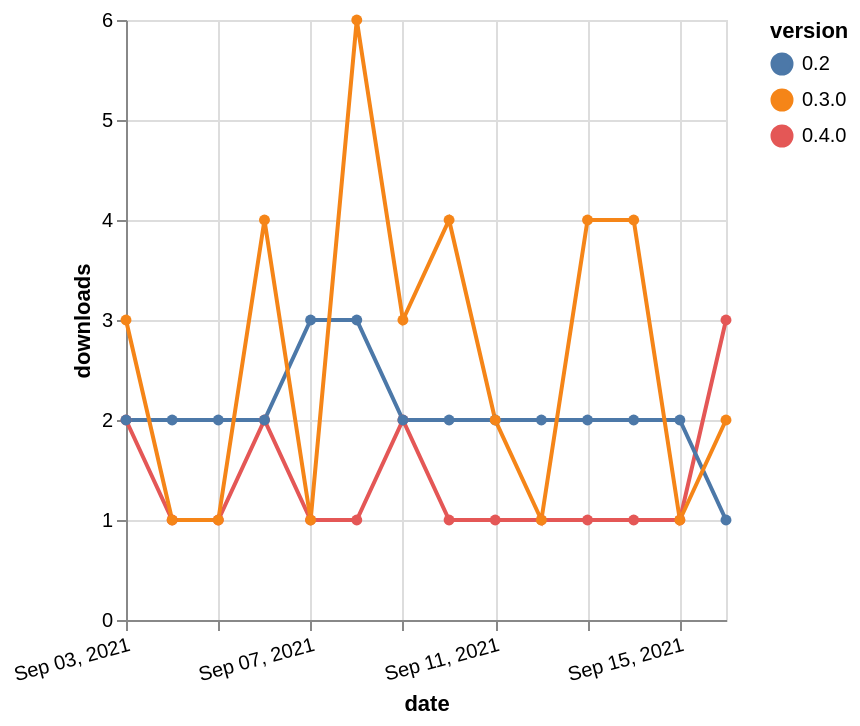

This figure's Vega-Lite source:
### Vega-Lite specification from a JSON file in a GitHub repository (floating-point values rounded to 4 significant figures)
{"$schema": "https://vega.github.io/schema/vega-lite/v5.json", "description": "A simple bar chart with embedded data.", "data": {"values": [{"date": "2021-09-03", "total": 118, "delta": 2, "version": "0.4.0"}, {"date": "2021-09-04", "total": 119, "delta": 1, "version": "0.4.0"}, {"date": "2021-09-05", "total": 120, "delta": 1, "version": "0.4.0"}, {"date": "2021-09-06", "total": 122, "delta": 2, "version": "0.4.0"}, {"date": "2021-09-07", "total": 123, "delta": 1, "version": "0.4.0"}, {"date": "2021-09-08", "total": 124, "delta": 1, "version": "0.4.0"}, {"date": "2021-09-09", "total": 126, "delta": 2, "version": "0.4.0"}, {"date": "2021-09-10", "total": 127, "delta": 1, "version": "0.4.0"}, {"date": "2021-09-11", "total": 128, "delta": 1, "version": "0.4.0"}, {"date": "2021-09-12", "total": 129, "delta": 1, "version": "0.4.0"}, {"date": "2021-09-13", "total": 130, "delta": 1, "version": "0.4.0"}, {"date": "2021-09-14", "total": 131, "delta": 1, "version": "0.4.0"}, {"date": "2021-09-15", "total": 132, "delta": 1, "version": "0.4.0"}, {"date": "2021-09-16", "total": 135, "delta": 3, "version": "0.4.0"}, {"date": "2021-09-03", "total": 2521, "delta": 2, "version": "0.2"}, {"date": "2021-09-04", "total": 2523, "delta": 2, "version": "0.2"}, {"date": "2021-09-05", "total": 2525, "delta": 2, "version": "0.2"}, {"date": "2021-09-06", "total": 2527, "delta": 2, "version": "0.2"}, {"date": "2021-09-07", "total": 2530, "delta": 3, "version": "0.2"}, {"date": "2021-09-08", "total": 2533, "delta": 3, "version": "0.2"}, {"date": "2021-09-09", "total": 2535, "delta": 2, "version": "0.2"}, {"date": "2021-09-10", "total": 2537, "delta": 2, "version": "0.2"}, {"date": "2021-09-11", "total": 2539, "delta": 2, "version": "0.2"}, {"date": "2021-09-12", "total": 2541, "delta": 2, "version": "0.2"}, {"date": "2021-09-13", "total": 2543, "delta": 2, "version": "0.2"}, {"date": "2021-09-14", "total": 2545, "delta": 2, "version": "0.2"}, {"date": "2021-09-15", "total": 2547, "delta": 2, "version": "0.2"}, {"date": "2021-09-16", "total": 2548, "delta": 1, "version": "0.2"}, {"date": "2021-09-03", "total": 792, "delta": 3, "version": "0.3.0"}, {"date": "2021-09-04", "total": 793, "delta": 1, "version": "0.3.0"}, {"date": "2021-09-05", "total": 794, "delta": 1, "version": "0.3.0"}, {"date": "2021-09-06", "total": 798, "delta": 4, "version": "0.3.0"}, {"date": "2021-09-07", "total": 799, "delta": 1, "version": "0.3.0"}, {"date": "2021-09-08", "total": 805, "delta": 6, "version": "0.3.0"}, {"date": "2021-09-09", "total": 808, "delta": 3, "version": "0.3.0"}, {"date": "2021-09-10", "total": 812, "delta": 4, "version": "0.3.0"}, {"date": "2021-09-11", "total": 814, "delta": 2, "version": "0.3.0"}, {"date": "2021-09-12", "total": 815, "delta": 1, "version": "0.3.0"}, {"date": "2021-09-13", "total": 819, "delta": 4, "version": "0.3.0"}, {"date": "2021-09-14", "total": 823, "delta": 4, "version": "0.3.0"}, {"date": "2021-09-15", "total": 824, "delta": 1, "version": "0.3.0"}, {"date": "2021-09-16", "total": 826, "delta": 2, "version": "0.3.0"}]}, "width": "container", "mark": {"type": "line", "point": {"filled": true}}, "encoding": {"x": {"field": "date", "type": "temporal", "timeUnit": "yearmonthdate", "title": "date", "axis": {"labelAngle": -15}}, "y": {"field": "delta", "type": "quantitative", "title": "downloads"}, "color": {"field": "version", "type": "nominal"}, "tooltip": {"field": "delta"}}}
